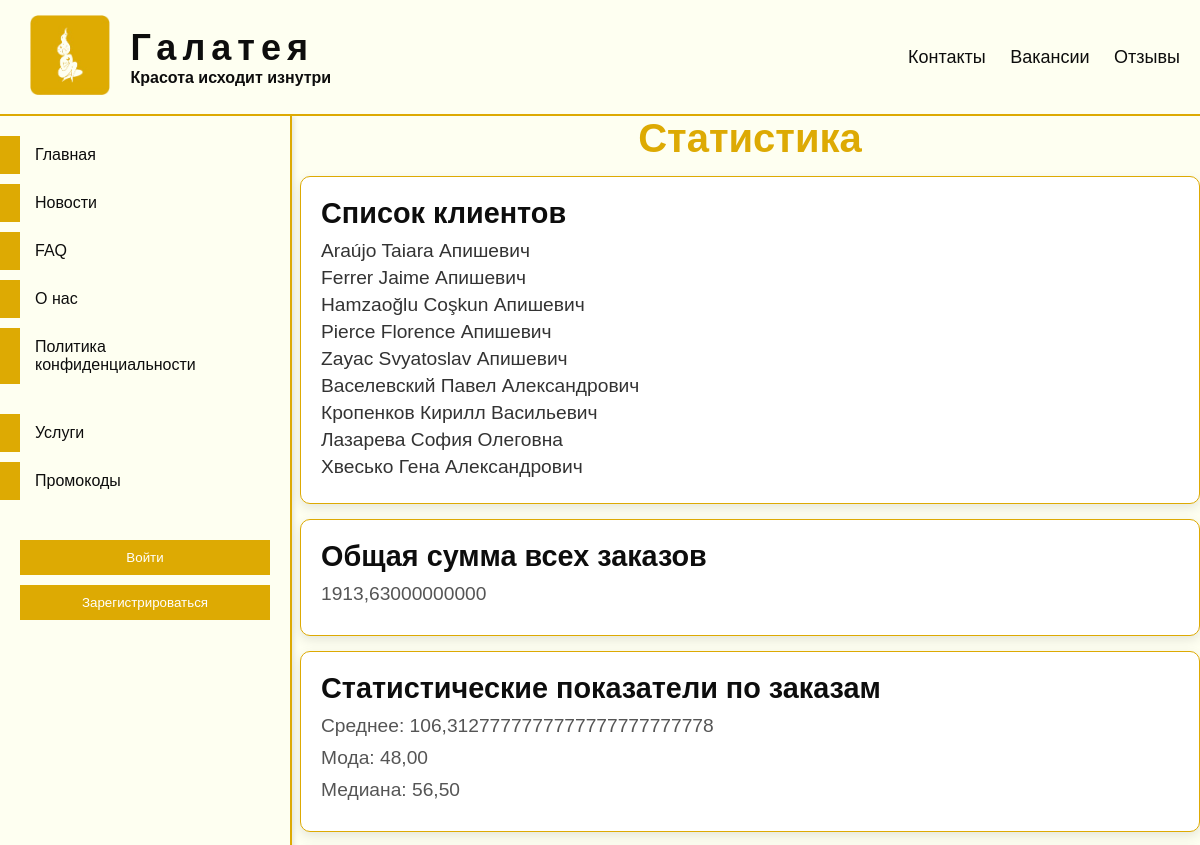
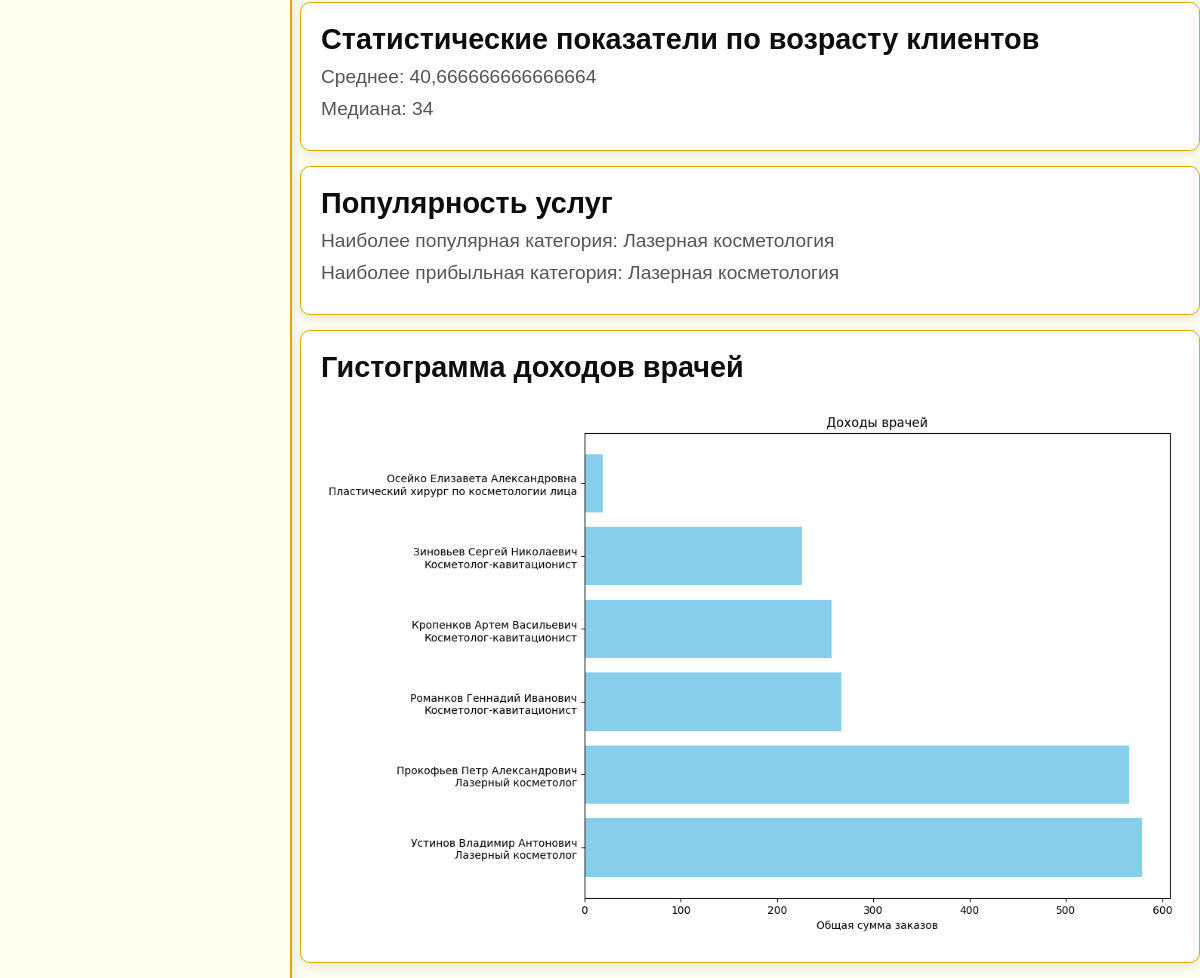
The app's page /clinic/statistics with its own data (2 pictures, top to bottom).
### clinic/models.py (models this page shows, shortened)
class Clients(models.Model):
    user = models.OneToOneField(User, on_delete=models.CASCADE, related_name='client')
    surname = models.CharField('Фамилия', max_length=50)
    name = models.CharField('Имя', max_length=50)
    patronymic = models.CharField('Отчество', max_length=50)
    birth_date = models.DateField('Дата рождения', validators=[validate_age])
    address = models.CharField('Адрес', max_length=250)
    phone = models.CharField('Телефон', validators=[RegexValidator(
        regex=r'^\+375 \(\d{2}\) \d{3}-\d{2}-\d{2}$',
        message="Телефонный номер должен быть в формате: '+375 (XX) XXX-XX-XX'"
    )] ,max_length=20)
    class Meta:
        verbose_name = 'Клиент'
        verbose_name_plural = 'Клиенты'

class ServiceCategories(models.Model):
    name = models.CharField('Категория', max_length=50)
    class Meta:
        verbose_name = 'Категория услуг'
        verbose_name_plural = 'Категории услуг'

### clinic/views.py (the view)
# urls.py: path('statistics', views.statistics_view, name='statistics'),
def statistics_view(request):
    clients_alphabetical = Clients.objects.order_by('surname', 'name', 'patronymic').values_list('surname', 'name',
                                                                                                 'patronymic')
    total_orders_sum = Orders.objects.aggregate(Sum('total_price'))['total_price__sum'] or 0
    order_values = list(Orders.objects.values_list('total_price', flat=True))
    average_order = mean(order_values) if order_values else 0
    mode_order = max(multimode(order_values)) if order_values else 0
    median_order = median(order_values) if order_values else 0
    client_ages = [calculate_age(client.birth_date) for client in Clients.objects.all()]
    average_age = mean(client_ages) if client_ages else 0
    median_age = median(client_ages) if client_ages else 0
    services_stats = Services.objects.annotate(total_count=Sum('orders__total_price')).order_by('-total_count')
    most_popular_service_category = services_stats[0].service_specialization.service_category.name if services_stats else 'Нет данных'
    most_profitable_service_category = services_stats[0].service_specialization.service_category.name if services_stats else 'Нет данных'
    doctor_data = Doctors.objects.annotate(total_income=Sum('orders__total_price')).order_by('-total_income')
    histogram_image = create_doctor_income_histogram(doctor_data) if doctor_data else None
    file_path = ''
    if histogram_image:
        file_path = f'media/main/images/{histogram_image.name}'
        with open(file_path, 'wb') as f:
            f.write(histogram_image.read())
        file_path = f'/media/main/images/{histogram_image.name}'
    data = {
        'clients_alphabetical': clients_alphabetical,
        'total_orders_sum': total_orders_sum,
        'average_order': average_order,
        'mode_order': mode_order,
        'median_order': median_order,
        'average_age': average_age,
        'median_age': median_age,
        'most_popular_service_category': most_popular_service_category,
        'most_profitable_service_category': most_profitable_service_category,
        'histogram_url': file_path,
    }
    return render(request, 'clinic/statistics.html', data)

### clinic/views.py (called while the page is built)
def calculate_age(born):
    today = date.today()
    return today.year - born.year - ((today.month, today.day) < (born.month, born.day))

def create_doctor_income_histogram(doctor_data):
    labels = [
        f'{doctor.surname} {doctor.name} {doctor.patronymic}\n{doctor.service_specialization.doctor_specialization.name}'
        for doctor in doctor_data]
    income_values = [doctor.total_income for doctor in doctor_data]
    fig, ax = plt.subplots(figsize=(10, 8))
    ax.barh(labels, income_values, color='skyblue')
    ax.set_xlabel('Общая сумма заказов')
    ax.set_title('Доходы врачей')
    temp_image = BytesIO()
    plt.savefig(temp_image, format='png', bbox_inches='tight')
    temp_image.seek(0)
    file_name = f'doctor_income_histogram_{get_random_string(8)}.png'
    histogram_image = ContentFile(temp_image.getvalue(), name=file_name)
    return histogram_image

### clinic/templates/clinic/statistics.html (shortened to what this page needs)
{% extends 'main/layout.html' %}
{% load static %}
{% block custom_css %}
<link type="text/css" href="{% static 'clinic/css/statistics.css' %}" rel="stylesheet"/>
{% endblock %}
{% block content %}
    <h1 class="page-title">Статистика</h1>
    <section class="clients-section">
        <h2 class="section-title">Список клиентов</h2>
        <ul class="clients-list">
            {% for client in clients_alphabetical %}
                <li class="client-item">{{ client.0 }} {{ client.1 }} {{ client.2 }}</li>
            {% endfor %}
        </ul>
    </section>
    <section class="orders-sum-section">
        <h2 class="section-title">Общая сумма всех заказов</h2>
        <p class="total-orders-sum">{{ total_orders_sum }}</p>
    </section>
    <section class="orders-statistics-section">
        <h2 class="section-title">Статистические показатели по заказам</h2>
        <p class="average-order">Среднее: {{ average_order }}</p>
        <p class="mode-order">Мода: {{ mode_order }}</p>
        <p class="median-order">Медиана: {{ median_order }}</p>
    </section>
    <section class="age-statistics-section">
        <h2 class="section-title">Статистические показатели по возрасту клиентов</h2>
        <p class="average-age">Среднее: {{ average_age }}</p>
        <p class="median-age">Медиана: {{ median_age }}</p>
    </section>
    <section class="services-popularity-section">
        <h2 class="section-title">Популярность услуг</h2>
        <p class="most-popular-category">Наиболее популярная категория: {{ most_popular_service_category }}</p>
        <p class="most-profitable-category">Наиболее прибыльная категория: {{ most_profitable_service_category }}</p>
    </section>
    <section class="doctors-income-histogram-section">
        <h2 class="section-title">Гистограмма доходов врачей</h2>
        <img class="histogram-image" src="{{ histogram_url }}" alt="Гистограмма доходов врачей">
    </section>
{% endblock %}

### main/static/main/css/styles.css (style rules this page uses)
* { margin: 0; padding: 0; font-family: Arial, sans-serif; color: #0D0D0D; }
#main-content > * { margin-bottom: 15px; }
body { padding-top: 116px; padding-left: 300px; background: #fefff1; }

### clinic/static/clinic/css/statistics.css (style rules this page uses)
.page-title { font-size: 2.5em; color: #DDAA03; text-align: center; margin-bottom: 30px; }
.clients-section, .orders-sum-section, .orders-statistics-section, .age-statistics-section, .services-popularity-section, .doctors-income-histogram-section { background-color: #ffffff; border: 1px solid #DDAA03; border-radius: 10px; padding: 20px; margin-bottom: 20px; box-shadow: 0 4px 12px rgba(0, 0, 0, 0.1); }
.section-title { font-size: 1.8em; color: #0D0D0D; margin-bottom: 10px; }
.clients-list { list-style-type: none; padding: 0; }
.client-item { font-size: 1.2em; color: #333; margin-bottom: 5px; }
.total-orders-sum, .average-order, .mode-order, .median-order, .average-age, .median-age, .most-popular-category, .most-profitable-category { font-size: 1.2em; color: #555; margin-bottom: 10px; }
.histogram-image { max-width: 100%; height: auto; border-radius: 5px; margin-top: 15px; }

### records on screen
Clients: surname "Araújo", name "Taiara", patronymic "Апишевич"
Clients: surname "Ferrer", name "Jaime", patronymic "Апишевич"
Clients: surname "Hamzaoğlu", name "Coşkun", patronymic "Апишевич"
Clients: surname "Pierce", name "Florence", patronymic "Апишевич"
Clients: surname "Zayac", name "Svyatoslav", patronymic "Апишевич"
Clients: surname "Васелевский", name "Павел", patronymic "Александрович"
Clients: surname "Кропенков", name "Кирилл", patronymic "Васильевич"
Clients: surname "Лазарева", name "София", patronymic "Олеговна"
Clients: surname "Хвесько", name "Гена", patronymic "Александрович"
ServiceCategories: name "Лазерная косметология"

### other values on screen
{{ total_orders_sum }} "1913,63000000000"
{{ average_order }} "106,3127777777777777777777778"
{{ mode_order }} "48,00"
{{ median_order }} "56,50"
{{ average_age }} "40,666666666666664"
{{ median_age }} "34"
